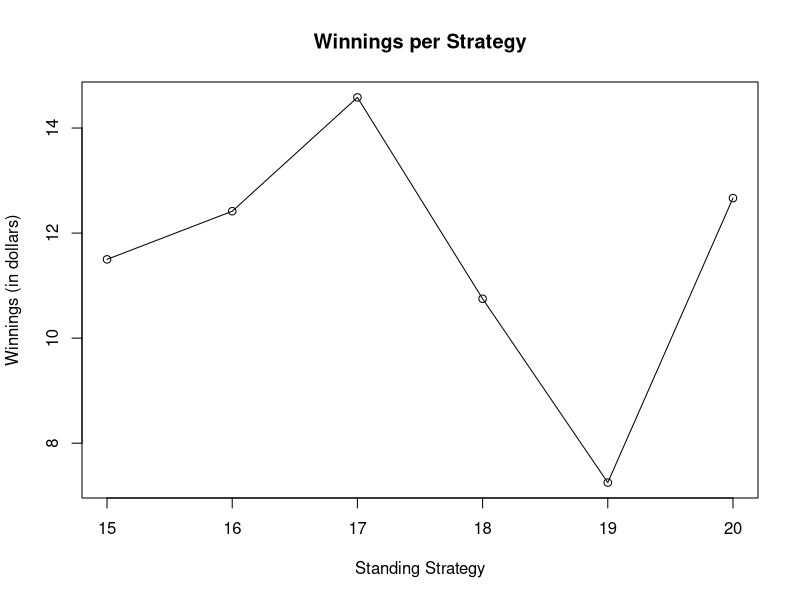
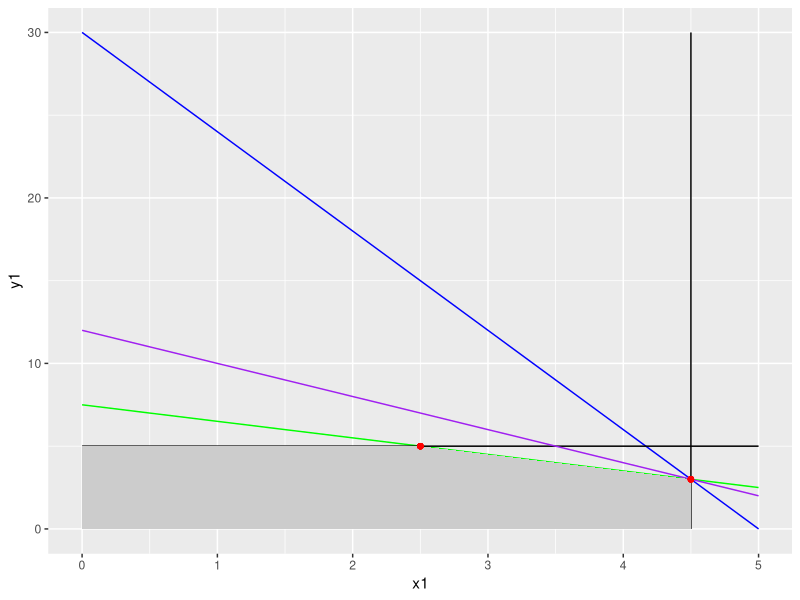
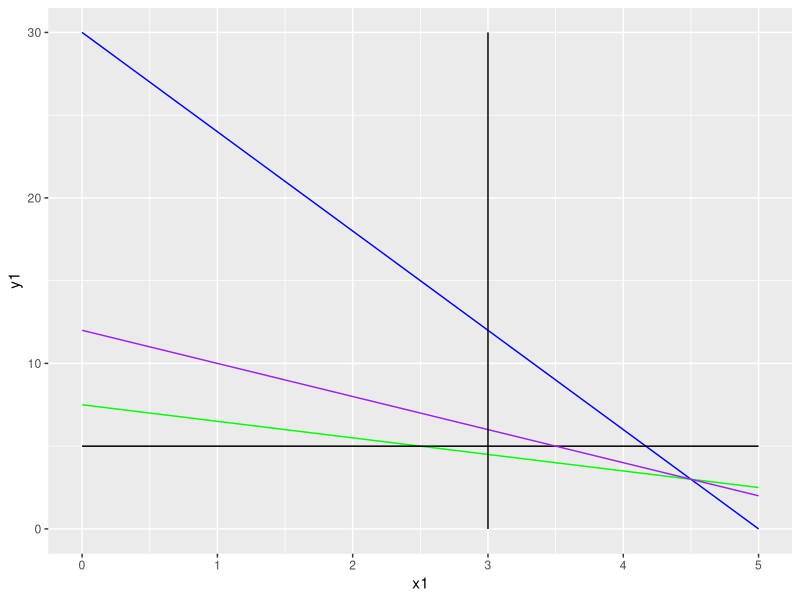
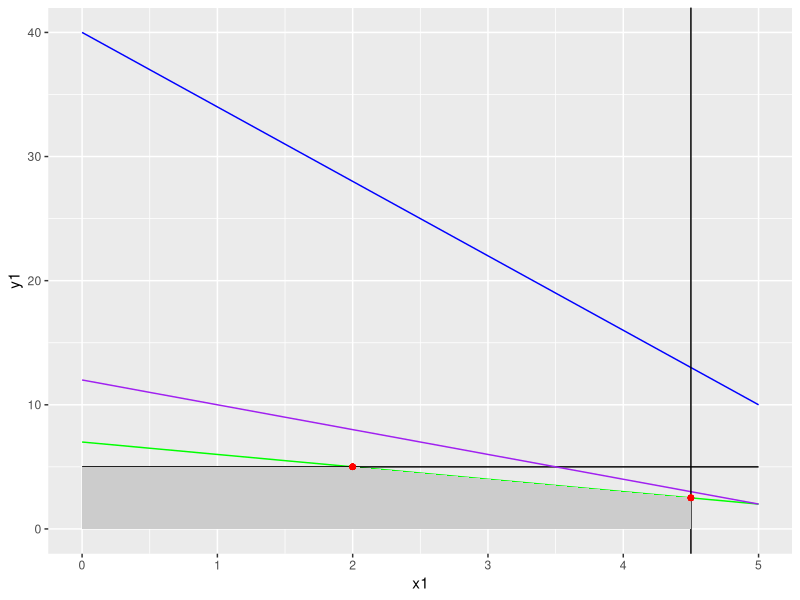
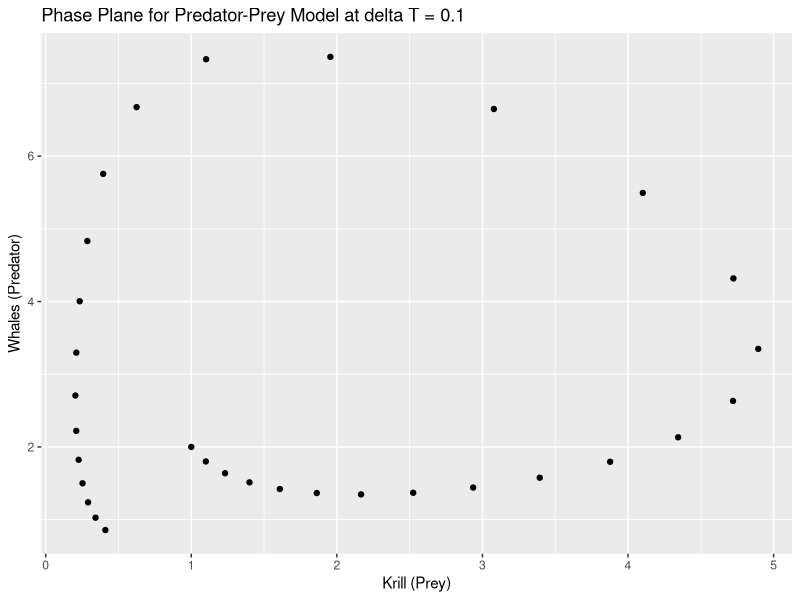
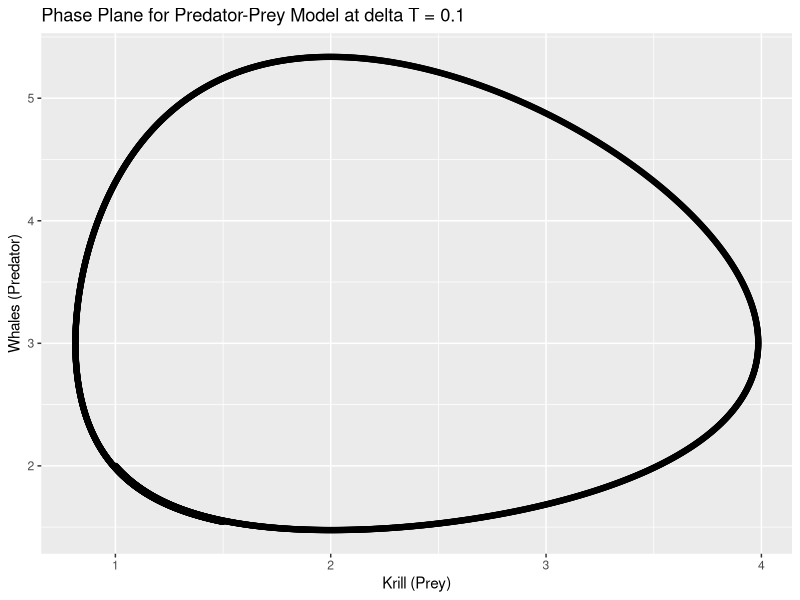
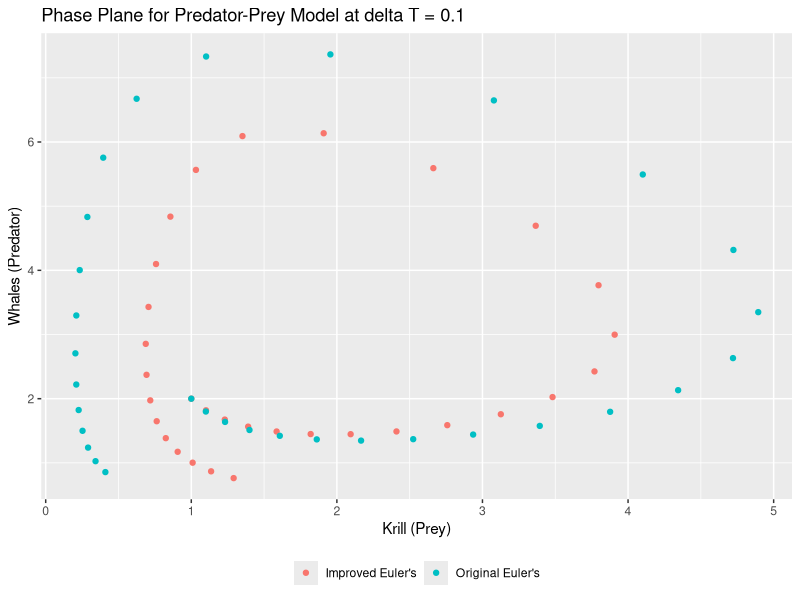

Generate these figures, in order, with R:
## ---- chunk 1
deal_card <- function(dc_deck,full2_deck){
  dc_last_round_flag <- 0
  if (length(dc_deck) == 0) {
    dc_last_round_flag <- 1
    dc_deck <- full2_deck
  }
  dc_card <- sample(dc_deck,1,FALSE)
  dc_deck <- dc_deck [! dc_deck %in% dc_card | duplicated(dc_deck)]
  return(list(dc_card,dc_deck,dc_last_round_flag))
}
## ---- chunk 2
dealer_hand <- function(dh_deck,full2_deck) {
  dh_hand <- 0
  dh_last_round_flag <- 0
  dh_count <- 1
  while (sum(dh_hand) < 17) {
    dh_deal <- deal_card(dh_deck,full2_deck)
    dh_hand[dh_count] <- dh_deal[[1]]
    dh_deck <- dh_deal[[2]]
    if (dh_deal[[3]] == 1) {dh_last_round_flag <- dh_deal[[3]]}
    dh_count <- dh_count+1
    if(sum(dh_hand) > 21) {
      if(11 %in% dh_hand) {
        dh_hand[match(11,dh_hand)] <- 1
      }
    }
  }    
  return(list(dh_hand,dh_deck,dh_last_round_flag))
}
## ---- chunk 3
player_hand <- function(ph_deck,full2_deck,p_threshold) {
  ph_hand <- 0
  ph_count <- 1
  ph_last_round_flag <- 0
  while (sum(ph_hand) < p_threshold) {
    ph_deal <- deal_card(ph_deck,full2_deck)
    ph_hand[ph_count] <- ph_deal[[1]]
    ph_deck <- ph_deal[[2]]
    if (ph_deal[[3]] == 1) {ph_last_round_flag <- ph_deal[[3]]}
    ph_count <- ph_count+1
    if(sum(ph_hand) > 21) {
      if(11 %in% ph_hand) {
        ph_hand[match(11,ph_hand)] <- 1
      }
    }
  }  
  return(list(ph_hand,ph_deck,ph_last_round_flag))
}
## ---- chunk 4
round_of_play <- function(rop_deck,full2_deck,p_threshold) { 
  #dealer hand
  d_result <- dealer_hand(rop_deck,full2_deck)
  d_hand <- d_result[[1]]
  rop_deck <- d_result[[2]]
  last_round_flag_d <- d_result[[3]]
  #player hand
  p_result <- player_hand(rop_deck,full2_deck,p_threshold)
  p_hand <- p_result[[1]]
  rop_deck <- p_result[[2]]
  last_round_flag_p <- p_result[[3]]
  
  if (last_round_flag_d == 1 || last_round_flag_p == 1) {
    rop_last_round_flag <- 1
  } else {
    rop_last_round_flag <- 0
  }
  return(list(d_hand,p_hand,rop_deck,rop_last_round_flag))
}
## ---- chunk 5
play_two_decks <- function(ptd_deck,full2_deck,p_threshold) {
  
  round_counter <- 1
  ptd_last_round_flag <- 0 
  result_list.names <- c("Dealer_Hand", "Player_Hand")
  result_list <- vector("list", length(result_list.names))
  names(result_list) <- result_list.names
  
  while (ptd_last_round_flag != 1) {
    round_result <- round_of_play(ptd_deck,full2_deck,p_threshold)
    result_list$Dealer_Hand[round_counter] <- list(round_result[[1]])
    result_list$Player_Hand[round_counter] <- list(round_result[[2]])
    ptd_deck <- round_result[[3]]
    ptd_last_round_flag <- round_result[[4]]
    round_counter <- round_counter+1
  }
  return(result_list)  
}
## ---- chunk 6
build_outcome_vector <- function(bov_one_set) {
  
  winner <- numeric(length(bov_one_set$Dealer_Hand))
  
  for (i in 1:length(bov_one_set$Dealer_Hand)) {
    d_Hand <- sum(bov_one_set$Dealer_Hand[[i]])
    p_Hand <- sum(bov_one_set$Player_Hand[[i]])
    if(d_Hand < 22) {
      if(p_Hand < 22) {
        if(d_Hand > p_Hand) {
          winner[i] <- 1  
        } else if (d_Hand < p_Hand) {
            winner[i] <- 2
        } else if (d_Hand == p_Hand) {
            winner[i] <- 0
        }
      } else if(p_Hand >= 22) {
          winner[i] <- 1     
      }
    } else if(d_Hand >= 22){
            winner[i] <- 2
      } 
  }
  return(winner)
}
## ---- chunk 7
calculate_player_winnings <- function(results) {
  
  winnings <- numeric(length(results))
  
  for(i in 1:length(results)) {
    if (results[i] == 0) winnings[i] <- 0
    if (results[i] == 1) winnings[i] <- -2
    if (results[i] == 2) winnings[i] <- 3      
  }
  return(winnings)
}
## ---- chunk 8
play_two_deck_game <- function(ptdg_deck,p_threshold){
  #create a list of outcomes per round after running through a two full decks
  one_set <- play_two_decks(ptdg_deck,ptdg_deck,p_threshold)
  #build a vector to capture the result of each hand
  #dealer wins (1), player wins (2), no winner (0)
  outcome_vector <- build_outcome_vector(one_set)
  player_winnings <- 0
  #use the outcome vector to calculate the winnings based on 
  #the betting strategy provided
  player_winnings <- calculate_player_winnings(outcome_vector)
  return(sum(player_winnings))
}
## ---- chunk 9
two_deck <- c(2,2,2,2,3,3,3,3,4,4,4,4,5,5,5,5,6,6,6,6,7,7,7,7,8,8,8,8,
              9,9,9,9,10,10,10,10,10,10,10,10,10,10,10,10,10,10,10,10,
              11,11,11,11,2,2,2,2,3,3,3,3,4,4,4,4,5,5,5,5,6,6,6,6,
              7,7,7,7,8,8,8,8,9,9,9,9,10,10,10,10,10,10,10,10,10,10,10,
              10,10,10,10,10,11,11,11,11)

n <- 12
vec15 <- numeric(n)
vec16 <- numeric(n)
vec17 <- numeric(n)
vec18 <- numeric(n)
vec19 <- numeric(n)
vec20 <- numeric(n)
for (i in 1:n){
  vec15[i] <- play_two_deck_game(two_deck,15)
  vec16[i] <- play_two_deck_game(two_deck,16)
  vec17[i] <- play_two_deck_game(two_deck,17)
  vec18[i] <- play_two_deck_game(two_deck,18)
  vec19[i] <- play_two_deck_game(two_deck,19)
  vec20[i] <- play_two_deck_game(two_deck,20)
}
## ---- chunk 10
final_output <- data.frame("Stand_At_15"=vec15,"Stand_At_16"=vec16,
                           "Stand_At_17"=vec17,"Stand_At_18"=vec18,
                           "Stand_At_19"=vec19,"Stand_At_20"=vec20)
final_output
## ---- chunk 11
final_output_avg <- c("Stand_At_15"=mean(vec15),"Stand_At_16"=mean(vec16),
                           "Stand_At_17"=mean(vec17),"Stand_At_18"=mean(vec18),
                           "Stand_At_19"=mean(vec19),"Stand_At_20"=mean(vec20))
final_output_avg
## ---- chunk 12
plot(final_output_avg,type="o",xaxt="n",main="Winnings per Strategy",
     xlab="Standing Strategy",ylab="Winnings (in dollars)")
axis(1,at=1:6,labels=c("15","16","17","18","19","20"))
## ---- chunk 13
suppressWarnings(suppressMessages(library(ggplot2)))

f1 <- function(x) 30-6*x
f2 <- function(x) 7.5 - x
f3 <- function(x) 5
f4 <- function(x) 12-2*x
x1 = seq(0,5, by = .5)
x0 = rep(4.5,length(x1))
df = data.frame(x1,x0, y1=f1(x1), y2=f2(x1),y3= f3(x1), y4 = f4(x1))
df <-  transform(df, z =pmin(y1,y2,5,y4), z2 = pmin(x1,4.5))
ggplot(df, aes(x = x1)) + 
  geom_line(aes(y = y1), colour = 'blue') +
  geom_line(aes(y = y2), colour = 'green') +
  geom_line(aes(y = y3), colour = 'black') +
  geom_line(aes(y = y4), colour = 'purple') +
  geom_line(aes(y = y1, x = x0), colour = 'black') +
  geom_ribbon(aes(ymin=0, ymax = z, x= z2), fill = 'gray80') +
  geom_point(aes(x = 4.5, y=f1(4.5)), color="red")+
  geom_point(aes(x = 2.5, y=f2(2.5)), color="red")
## ---- chunk 14
f1 <- function(x) 30-6*x
f2 <- function(x) 7.5 - x
f3 <- function(x) 5
f4 <- function(x) 12-2*x
x1 = seq(0,5, by = .5)
x0 = rep(3,length(x1))
df = data.frame(x1,x0, y1=f1(x1), y2=f2(x1),y3= f3(x1), y4 = f4(x1))
df <-  transform(df, z =pmax(pmin(y1,y2,y4),5), z2 = pmax(x1,3))
ggplot(df, aes(x = x1)) + 
  geom_line(aes(y = y1), colour = 'blue') +
  geom_line(aes(y = y2), colour = 'green') +
  geom_line(aes(y = y3), colour = 'black') +
  geom_line(aes(y = y4), colour = 'purple') +
  geom_line(aes(y = y1, x = x0), colour = 'black') +
  geom_ribbon(aes(ymin=5, ymax = z, x= z2), fill = 'gray80')
## ---- chunk 15
f1 <- function(x) 40-6*x
f2 <- function(x) 7 - x
f3 <- function(x) 5
f4 <- function(x) 12-2*x
x1 = seq(0,5, by = .5)
x0 = rep(4.5,length(x1))
df = data.frame(x1,x0, y1=f1(x1), y2=f2(x1),y3= f3(x1), y4 = f4(x1))
df <-  transform(df, z =pmin(y1,y2,5,y4), z2 = pmin(x1,4.5))
ggplot(df, aes(x = x1)) + 
  geom_line(aes(y = y1), colour = 'blue') +
  geom_line(aes(y = y2), colour = 'green') +
  geom_line(aes(y = y3), colour = 'black') +
  geom_line(aes(y = y4), colour = 'purple') +
   geom_vline(xintercept = 4.5) +
  geom_ribbon(aes(ymin=0, ymax = z, x= z2), fill = 'gray80') +
  geom_point(aes(x = 4.5, y=f2(4.5)), color="red")+
  geom_point(aes(x = 2, y=f2(2)), color="red")
## ---- chunk 16
x <- c(1)
y <- c(2)
deltaT <- 0.1
t <- seq(0,3,by=deltaT)

for (i in 1:30){
 x[i+1] <- x[i] + (3*x[i] - x[i]*y[i])*deltaT
 y[i+1] <- y[i] + (x[i]*y[i] - 2*y[i])*deltaT
}

df <- data.frame(t,x,y)

ggplot(df) + 
  geom_point(aes(x=x,y=y)) + 
  ggtitle("Phase Plane for Predator-Prey Model at delta T = 0.1") + 
  xlab("Krill (Prey)") + 
  ylab("Whales (Predator)")
## ---- chunk 17
x2 <- c(1)
y2 <- c(2)
deltaT <- 0.001
t <- seq(0,3,by=deltaT)

for (i in 1:3000){
 x2[i+1] <- x2[i] + (3*x2[i] - x2[i]*y2[i])*deltaT
 y2[i+1] <- y2[i] + (x2[i]*y2[i] - 2*y2[i])*deltaT
}

df <- data.frame(t,x2,y2)

ggplot(df) + 
  geom_point(aes(x=x2,y=y2)) + 
  ggtitle("Phase Plane for Predator-Prey Model at delta T = 0.1") + 
  xlab("Krill (Prey)") + 
  ylab("Whales (Predator)")
## ---- chunk 18
xstar <- x 
ystar <- y
x <- c(1) # re-initialize vectors
y <- c(2)
deltaT <- 0.1
t <- seq(0,3,by=deltaT)

for (i in 1:30){
 x[i+1] <- x[i] + (3*x[i] - x[i]*y[i] + 3*xstar[i] - xstar[i+1]*ystar[i+1])*deltaT/2
 y[i+1] <- y[i] + (x[i]*y[i] - 2*y[i] + xstar[i+1]*ystar[i+1] - 2*ystar[i+1])*deltaT/2
}

df <- data.frame(t,x,y,xstar,ystar)

ggplot(df) + 
  geom_point(aes(x=x,y=y,color="Improved Euler's")) + 
  geom_point(aes(x=xstar,y=ystar,color="Original Euler's")) + 
  ggtitle("Phase Plane for Predator-Prey Model at delta T = 0.1") + 
  xlab("Krill (Prey)") + 
  ylab("Whales (Predator)") + 
  theme(legend.title = element_blank(),legend.position="bottom")
